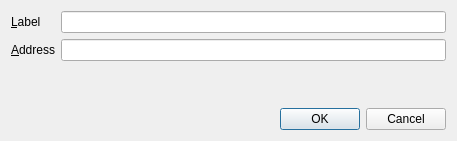
<?xml version="1.0" encoding="UTF-8"?>
<ui version="4.0">
 <class>EditAddressDialog</class>
 <widget class="QDialog" name="EditAddressDialog">
  <property name="geometry">
   <rect>
    <x>0</x>
    <y>0</y>
    <width>457</width>
    <height>141</height>
   </rect>
  </property>
  <property name="windowTitle">
   <string>Edit Address</string>
  </property>
  <property name="styleSheet">
   <string notr="true">QProgressBar {
        background-color: #333333;
        border-radius: 6px;
        text-align: center;
        color: white;
}

QProgressBar::chunk {
        background: QLinearGradient(x1: 0, y1: 0, x2: 1, y2: 0, stop: 0 #AEC6CF, stop: 1 #AEC6FF);
        border-radius: 6px; margin: 0px;
}

QScrollArea {
        border-radius: 6px;
        border-width: 0;
        border-style: none;
        padding: 8px;
        background-color: #111;
        color: white;
}

QSpinBox {
        border-radius: 4px;
        border-width: 0;
        border-style: none;
        padding: 8px;
        background-color: #111;
        color: white;
}

QVBoxLayout {
        border-radius: 6px;
        border-width: 0;
        border-style: none;
        padding: 8px;
        background-color: #111;
        color: white;
}

QDialog, QMainWindow, QFrame {
        color: white;
        background-color: #333333;
        border: none;
}

QMenu {
        background-color: #333333; color: white;
}

QLabel {
        background-color: transparent;
}

QCheckBox {
        border-radius: 2px;
        border-width: 0;
        border-style: none;
        padding: 3px;
        background-color: #111;
        color: white;
}

QFrame#central { background-color: #333333; border: none }
QFrame#frame, QFrame#frame_2, QFrame#frame_3 {
        background-color: #333333;
        border-style: plain;
        border-width: 20px;
        border-radius: 15px;
        border-color: #111;
        min-width: 10em;
        padding: 6px;
}
QLabel[openExternalLinks=true], QHeaderView { color: #aaaaaa }
QLabel[openExternalLinks=false] { color: white; font-weight: normal }
QPushButton, QToolButton {
        border: 4px solid #111;
        border-radius: 7px;
        background-color: #111;
        color: white;
        padding: 6px;
        margin: 6px;
}
QPushButton:pressed, QToolButton:checked {
        color: #AEC6CF;
}
QPushButton:pressed, QToolButton:pressed {
        border-color: #AEC6DF;
        color: #AEC6DF;
}
QPushButton:disabled, QToolButton:disabled {
        color: #444;
        background-color: #222;
}


#scrollAreaWidgetContents QToolButton {
        border-radius: 8px;
        border-width: 0px;
}

/* the background-color is overridden to transparent for mac os x
   due to the entire toolbar area not being drawable in a regular
   QMainWindow
*/
QToolBar { background: #333333; border: 0px solid black; padding: 3px; }

QToolBar::handle { image: url(handle.png); }
QStatusBar { background: #333333; }
QMenuBar { background: #333333; }
QMenuBar::item { background: #333333; color: white; }

#scrollAreaWidgetContents { background: #222 }
#scrollAreaWidgetContents &gt; QFrame { background-color: #222; border-width: 0px; border-style: none; }

QLineEdit {
        border-radius: 6px;
        border-width: 2px;
        border-color: #222;
        padding: 8px;
        background-color: #111;
        color: white;
}

QComboBox {
        border-radius: 6px;
        border-width: 0;
        border-style: none;
        padding: 8px;
        background-color: #111;
        color: white;
}

QComboBox::drop-down {
        border-width: 0;
        border-style: none;
        background-color: #111;
        color: white;
}

QTableView {
        background: #111;
        color: white;
        border-style: none;
        selection-background-color: #aaaaaa;
    alternate-background-color: #222;
        selection-color: #111;
        border: 0px solid black;
}

QHeaderView { color: #aaaaaa; background-color: #111; background-image: none; }
QHeaderView::section { color: #aaaaaa; background-color: #222; }
QHeaderView::section:checked { background-color: #111; }

QTabWidget {
        background: #111;
}

 QTabWidget::pane {
     border-top: 2px solid #111;
     border: 4px solid #111;
     border-bottom-left-radius: 8px;
     border-bottom-right-radius: 8px;
     border-top-right-radius: 8px;
        background: #111;
 }

 QTabWidget::tab-bar {
     left: 5px; /* move to the right by 5px */
 }

 /* Style the tab using the tab sub-control. Note that
     it reads QTabBar _not_ QTabWidget */
 QTabBar::tab {
     background: #111;
     border: 4px solid #222;
     border-bottom-color: #111; /* same as the pane color */
     border-top-left-radius: 4px;
     border-top-right-radius: 4px;
     min-width: 8ex;
     padding: 4px;
     color: #888;
 }

 QTabBar::tab:selected, QTabBar::tab:hover {
     color: #aaaaaa
 }

 QTabBar::tab:selected {
     border-color: #111; /* same as pane color */
     border-top-color: #aaaaaa;
 }

 QTabBar::tab:!selected {
     margin-top: 2px; /* make non-selected tabs look smaller */
 }

 /* make use of negative margins for overlapping tabs */
 QTabBar::tab:selected {
     /* expand/overlap to the left and right by 4px */
     margin-left: -4px;
     margin-right: -4px;
 }

 QTabBar::tab:first:selected {
     margin-left: 0; /* the first selected tab has nothing to overlap with on the left */
 }

 QTabBar::tab:last:selected {
     margin-right: 0; /* the last selected tab has nothing to overlap with on the right */
 }

 QTabBar::tab:only-one {
     margin: 0; /* if there is only one tab, we don't want overlapping margins */
 }


</string>
  </property>
  <layout class="QVBoxLayout" name="verticalLayout">
   <item>
    <layout class="QFormLayout" name="formLayout">
     <property name="fieldGrowthPolicy">
      <enum>QFormLayout::AllNonFixedFieldsGrow</enum>
     </property>
     <item row="0" column="0">
      <widget class="QLabel" name="label">
       <property name="text">
        <string>&amp;Label</string>
       </property>
       <property name="buddy">
        <cstring>labelEdit</cstring>
       </property>
      </widget>
     </item>
     <item row="0" column="1">
      <widget class="QLineEdit" name="labelEdit">
       <property name="toolTip">
        <string>The label associated with this address book entry</string>
       </property>
      </widget>
     </item>
     <item row="1" column="0">
      <widget class="QLabel" name="label_2">
       <property name="text">
        <string>&amp;Address</string>
       </property>
       <property name="buddy">
        <cstring>addressEdit</cstring>
       </property>
      </widget>
     </item>
     <item row="1" column="1">
      <widget class="QLineEdit" name="addressEdit">
       <property name="toolTip">
        <string>The address associated with this address book entry. This can only be modified for sending addresses.</string>
       </property>
      </widget>
     </item>
    </layout>
   </item>
   <item>
    <widget class="QDialogButtonBox" name="buttonBox">
     <property name="orientation">
      <enum>Qt::Horizontal</enum>
     </property>
     <property name="standardButtons">
      <set>QDialogButtonBox::Cancel|QDialogButtonBox::Ok</set>
     </property>
    </widget>
   </item>
  </layout>
 </widget>
 <resources/>
 <connections>
  <connection>
   <sender>buttonBox</sender>
   <signal>accepted()</signal>
   <receiver>EditAddressDialog</receiver>
   <slot>accept()</slot>
   <hints>
    <hint type="sourcelabel">
     <x>248</x>
     <y>254</y>
    </hint>
    <hint type="destinationlabel">
     <x>157</x>
     <y>274</y>
    </hint>
   </hints>
  </connection>
  <connection>
   <sender>buttonBox</sender>
   <signal>rejected()</signal>
   <receiver>EditAddressDialog</receiver>
   <slot>reject()</slot>
   <hints>
    <hint type="sourcelabel">
     <x>316</x>
     <y>260</y>
    </hint>
    <hint type="destinationlabel">
     <x>286</x>
     <y>274</y>
    </hint>
   </hints>
  </connection>
 </connections>
</ui>
